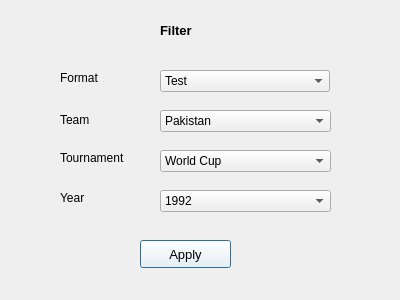
<?xml version="1.0" encoding="UTF-8"?>
<ui version="4.0">
 <class>Dialog</class>
 <widget class="QDialog" name="Dialog">
  <property name="geometry">
   <rect>
    <x>0</x>
    <y>0</y>
    <width>400</width>
    <height>300</height>
   </rect>
  </property>
  <property name="windowTitle">
   <string>Dialog</string>
  </property>
  <widget class="QLabel" name="label">
   <property name="geometry">
    <rect>
     <x>160</x>
     <y>10</y>
     <width>60</width>
     <height>41</height>
    </rect>
   </property>
   <property name="text">
    <string>&lt;html&gt;&lt;head/&gt;&lt;body&gt;&lt;p&gt;&lt;span style=&quot; font-size:10pt; font-weight:600;&quot;&gt;Filter&lt;/span&gt;&lt;/p&gt;&lt;/body&gt;&lt;/html&gt;</string>
   </property>
  </widget>
  <widget class="QLabel" name="label_5">
   <property name="geometry">
    <rect>
     <x>60</x>
     <y>190</y>
     <width>55</width>
     <height>16</height>
    </rect>
   </property>
   <property name="text">
    <string>Year</string>
   </property>
  </widget>
  <widget class="QComboBox" name="format_comboBox">
   <property name="geometry">
    <rect>
     <x>160</x>
     <y>70</y>
     <width>170</width>
     <height>22</height>
    </rect>
   </property>
   <item>
    <property name="text">
     <string>Test</string>
    </property>
   </item>
   <item>
    <property name="text">
     <string>ODI</string>
    </property>
   </item>
   <item>
    <property name="text">
     <string>T20</string>
    </property>
   </item>
  </widget>
  <widget class="QComboBox" name="team_comboBox">
   <property name="geometry">
    <rect>
     <x>160</x>
     <y>110</y>
     <width>171</width>
     <height>22</height>
    </rect>
   </property>
   <item>
    <property name="text">
     <string>Pakistan</string>
    </property>
   </item>
   <item>
    <property name="text">
     <string>India</string>
    </property>
   </item>
   <item>
    <property name="text">
     <string>Sri Lanka</string>
    </property>
   </item>
  </widget>
  <widget class="QLabel" name="label_3">
   <property name="geometry">
    <rect>
     <x>60</x>
     <y>110</y>
     <width>60</width>
     <height>20</height>
    </rect>
   </property>
   <property name="text">
    <string>Team</string>
   </property>
  </widget>
  <widget class="QLabel" name="label_4">
   <property name="geometry">
    <rect>
     <x>60</x>
     <y>150</y>
     <width>90</width>
     <height>16</height>
    </rect>
   </property>
   <property name="text">
    <string>Tournament</string>
   </property>
  </widget>
  <widget class="QLabel" name="label_2">
   <property name="geometry">
    <rect>
     <x>60</x>
     <y>70</y>
     <width>55</width>
     <height>16</height>
    </rect>
   </property>
   <property name="text">
    <string>Format</string>
   </property>
  </widget>
  <widget class="QComboBox" name="year_comboBox">
   <property name="geometry">
    <rect>
     <x>160</x>
     <y>190</y>
     <width>171</width>
     <height>22</height>
    </rect>
   </property>
   <item>
    <property name="text">
     <string>1992</string>
    </property>
   </item>
   <item>
    <property name="text">
     <string>2011</string>
    </property>
   </item>
   <item>
    <property name="text">
     <string>2023</string>
    </property>
   </item>
  </widget>
  <widget class="QComboBox" name="tournament_comboBox">
   <property name="geometry">
    <rect>
     <x>160</x>
     <y>150</y>
     <width>171</width>
     <height>22</height>
    </rect>
   </property>
   <item>
    <property name="text">
     <string>World Cup</string>
    </property>
   </item>
   <item>
    <property name="text">
     <string>Asia Cup</string>
    </property>
   </item>
  </widget>
  <widget class="QPushButton" name="Apply_Filter_Button">
   <property name="geometry">
    <rect>
     <x>140</x>
     <y>240</y>
     <width>91</width>
     <height>28</height>
    </rect>
   </property>
   <property name="font">
    <font>
     <pointsize>10</pointsize>
    </font>
   </property>
   <property name="styleSheet">
    <string notr="true">/* Normal state */
QPushButton {
    background-color: #fff; /* Default background color */
}

/* Hover state */
QPushButton:hover {
    background-color: #ddf; /* Background color when hovered */
}
</string>
   </property>
   <property name="text">
    <string>Apply</string>
   </property>
  </widget>
 </widget>
 <resources/>
 <connections/>
</ui>
